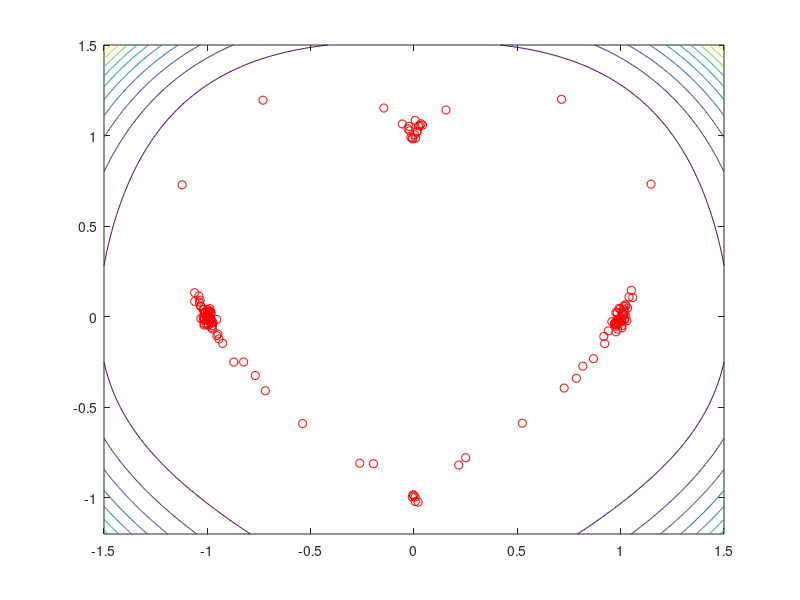

The MATLAB script that drew this image: (Note: this script raises an error after producing the figure.)
theoretical = @(x,y) (x.^2+y.^2-1).^3 - x.^2.*y.^3;

xaxis = -1.5:0.01:1.5;
yaxis = -1.2:0.01:1.5;
[X, Y] = meshgrid(xaxis, yaxis);
Z = theoretical(X,Y);

experimental = csvread('synchrotrondata.csv');

figure;
contour(X, Y, Z);
hold on;
plot(experimental(:,1), experimental(:,2), 'ro');
hold off;

legend('theoretical', 'experimental', 'location', 'se');
xlabel('|\Psi\rangle_L');
ylabel('|\Psi\rangle_M');
title('E(|\Psi\rangle_L, |\Psi\rangle_M)');
